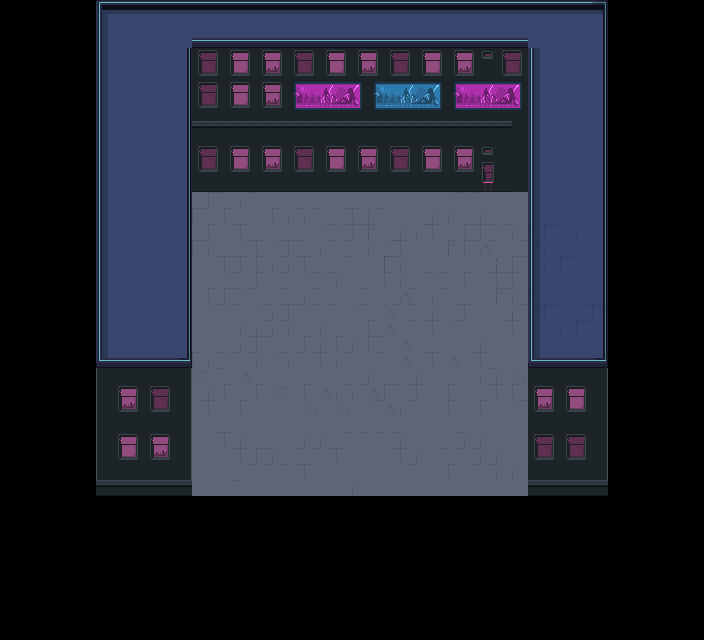

A level layout from a 2D game, rendered from its tile map. Below: a short description, then the map file with tile-grid data replaced by summaries:
An orthogonal 44x40 tile map with 16x16 px tiles, 11 tile layers (Suelo, Rotos de suelo, Aire, Paredes, ...) and 2 objects (Start, Boss).

<map version="1.0" tiledversion="1.0.3" orientation="orthogonal" renderorder="right-down" width="44" height="40" tilewidth="16" tileheight="16" nextobjectid="40">
 <tileset firstgid="1" source="../../tileset/city.tsx" />
 <layer name="Suelo" width="44" height="40">
  <data>[1760 cells, 700 non-empty, 8 distinct tile ids]</data>
 </layer>
 <layer name="Rotos de suelo" width="44" height="40">
  <data>[1760 cells, 329 non-empty, 16 distinct tile ids]</data>
 </layer>
 <layer name="Aire" width="44" height="40">
  <data>[1760 cells, 175 non-empty, 1 distinct tile ids]</data>
 </layer>
 <layer name="Paredes" width="44" height="40">
  <data>[1760 cells, 593 non-empty, 13 distinct tile ids]</data>
 </layer>
 <layer name="Sombras" width="44" height="40">
  <data>[1760 cells, 0 non-empty, 0 distinct tile ids]</data>
 </layer>
 <layer name="Puertas" width="44" height="40">
  <data>[1760 cells, 0 non-empty, 0 distinct tile ids]</data>
 </layer>
 <layer name="Ventanas" width="44" height="40">
  <data>[1760 cells, 332 non-empty, 45 distinct tile ids]</data>
 </layer>
 <layer name="Decoracion de edificio" width="44" height="40">
  <data>[1760 cells, 0 non-empty, 0 distinct tile ids]</data>
 </layer>
 <layer name="Cosas de encima" width="44" height="40">
  <data>[1760 cells, 20 non-empty, 1 distinct tile ids]</data>
 </layer>
 <layer name="Techo" width="44" height="40">
  <data>[1760 cells, 0 non-empty, 0 distinct tile ids]</data>
 </layer>
 <layer name="Carteles" width="44" height="40">
  <data>[1760 cells, 6 non-empty, 6 distinct tile ids]</data>
 </layer>
 <objectgroup name="Puertas" />
 <objectgroup name="Entradas" />
 <objectgroup name="Spawners" offsetx="16" offsety="24" />
 <objectgroup name="Inicio" offsetx="17" offsety="56">
  <object id="36" name="Start" gid="255" x="329.333" y="388.333" width="16" height="16" />
  <object id="37" name="Boss" gid="255" x="327.667" y="325.333" width="16" height="16" />
 </objectgroup>
 <objectgroup name="Animados" />
</map>
